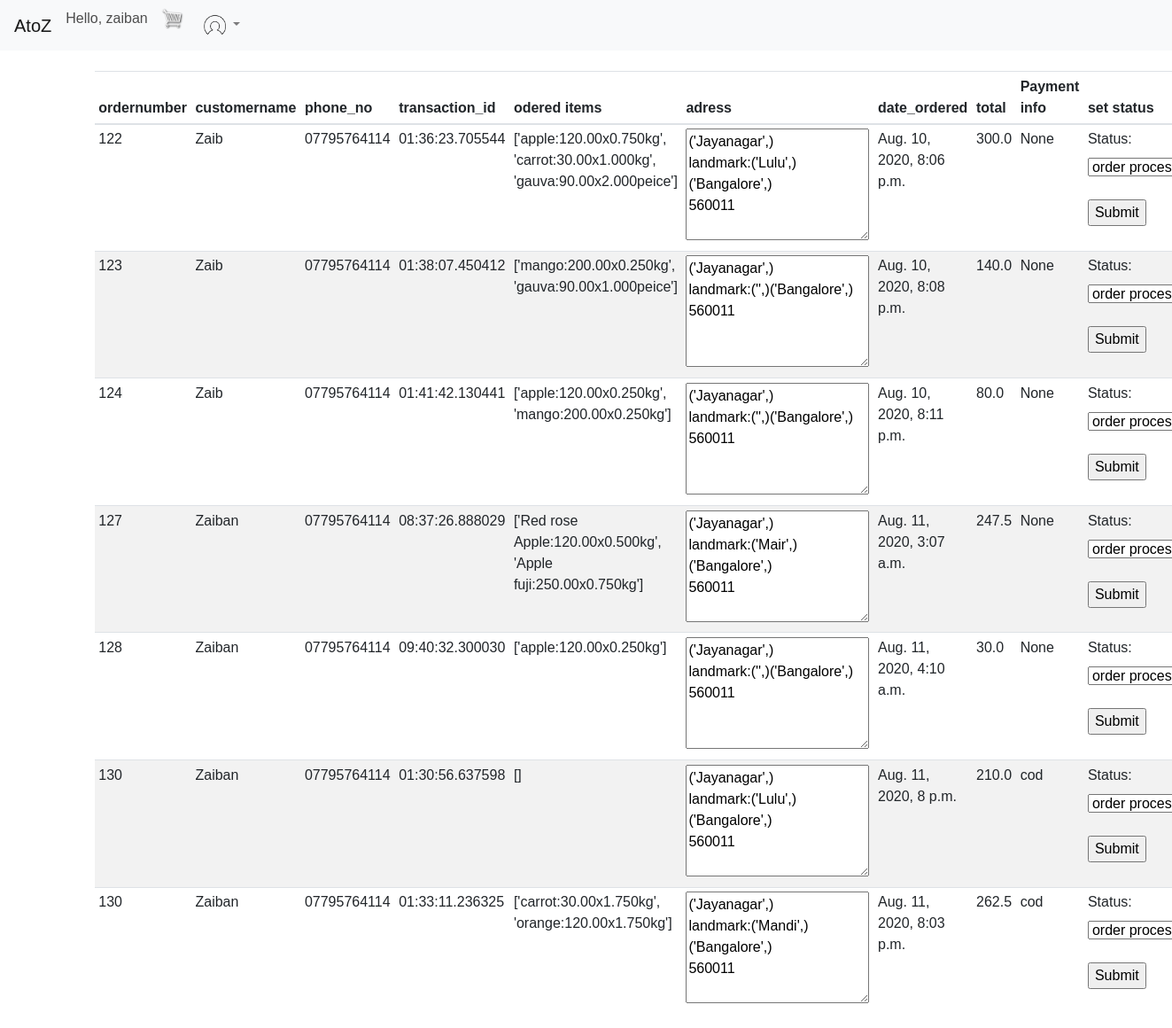
Page /managerdash (signed in) on the earlier database version.
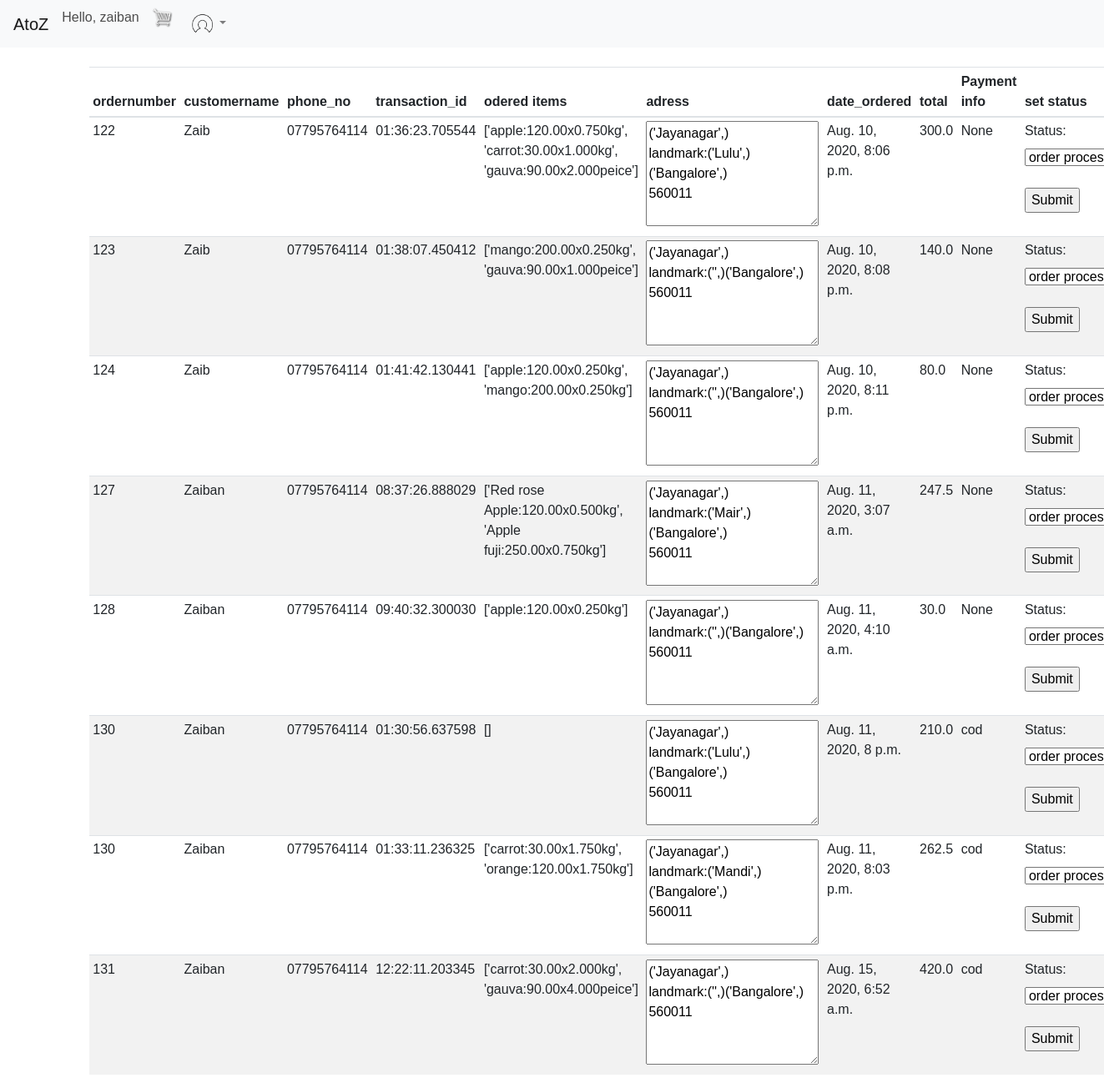
Same page on the later database version.
### atoz_store/models.py (models this page shows, shortened)
class manager(models.Model):
    Orderm=models.ForeignKey(Order,on_delete=models.SET_NULL,blank=True,null=True)
    namem=models.CharField(max_length=400,null=True)
    phonem=models.CharField(max_length=400,null=True)
    trans_id = models.CharField(max_length=400,null=True)
    productm = models.CharField(max_length=400,null=True)
    quantitym=models.CharField(max_length=400,null=True)
    adressm=models.CharField(max_length=400,null=True)
    date = models.DateTimeField(auto_now_add=True)
    totalm = models.CharField(max_length=400,null=True)
    payment = models.CharField(max_length=10,null=True)

class Order(models.Model):
    status = (
        ("op","order processing"),
        ("od","out for delivery"),
        ("d","delivered"),
         )
    customer = models.ForeignKey(Customer,on_delete=models.SET_NULL,blank=True,null=True)
    status = models.CharField(max_length=40,choices=status,null=True,default="null")
    date_ordered = models.DateTimeField(auto_now_add=True,null=True)
    mark = models.IntegerField(default=1)
    complete = models.BooleanField(default=True,null=True,blank=False)
    transaction_id = models.CharField(max_length=128,null=True)
    def __str__(self):
        return str(self.id)

### manager/views.py (the view, shortened to what this page needs)
# urls.py: path("managerdash",views.managerdash,name="managerdash"),
def managerdash(request):
    user = request.user
    if user is not None and user.is_superuser:
        managerda = list(manager.objects.all())
        orderss= Order.objects.all()
        orders = list(Order.objects.all())
        customers = list(Customer.objects.all())
        context = {'customers':customers,'orders':orders,'managerda':managerda}
        return render(request,'atoz_store/manager.html',context)
    else:
        return render(request,'atoz_store/managelogin.html')

### atoz_store/Templates/atoz_store/manager.html (shortened to what this page needs)
{% extends 'atoz_store/main.html' %}
{% load static %}
{% block content %}
<br>
<br>
<table  class="table table-striped table-sm">
    <thead>
      <tr>
        <th  scope="col">ordernumber</th>
        <th scope="col">customername</th>
        <th scope="col">phone_no</th>
        <th scope="col">transaction_id</th>
        <th scope="col">odered items</th>
        <th scope="col">adress</th>
        <th scope="col">date_ordered</th>
        <th scope="col">total</th>
        <th scope="col">Payment info</th>
        <th scope="col">set status</th>
      </tr>
    </thead>
    <tbody>
      {% for mdr in managerda %}
      <tr>
        <td>{{mdr.Orderm.id}}</td>
        <td>{{mdr.namem}}</td>
        <td>{{mdr.phonem}}</td>
        <td>{{mdr.trans_id}}</td>
        <td>{{mdr.productm}}</td>
        <td><textarea name="" id="" cols="20" rows="5">{{mdr.adressm}}</textarea></td>
        <td>{{mdr.date}}</td>
        <td>{{mdr.totalm}}</td>
        <td>{{mdr.payment}}</td>
        <td><form  id={{mdr.Orderm}} method="POST" action="managerdash">
          <label  for="status">Status:</label>
          <select  name="status" id="status">
            <option  value={"ordno":"{{mdr.Orderm}}","status":"op"}>order processing</option>
          </select>
          <br><br>
          <input data-ord={{mdr.Orderm}}  class="setstatus" type="submit" value="Submit">
        </form></td>
      </tr>
      {% endfor %}
    </tbody>
  </table>
{% endblock content%}

Differences in the rows shown:
added manager: Orderm.id "131", namem "Zaiban", phonem "07795764114", trans_id "12:22:11.203345", productm "['carrot:30.00x2.000kg', 'gauva:90.00x4.000peice']", adressm "('Jayanagar',) landmark:('',)('Bangalore',) 560011", date "Aug. 15, 2020, 6:52 a.m.", totalm "420.0", payment "cod"
